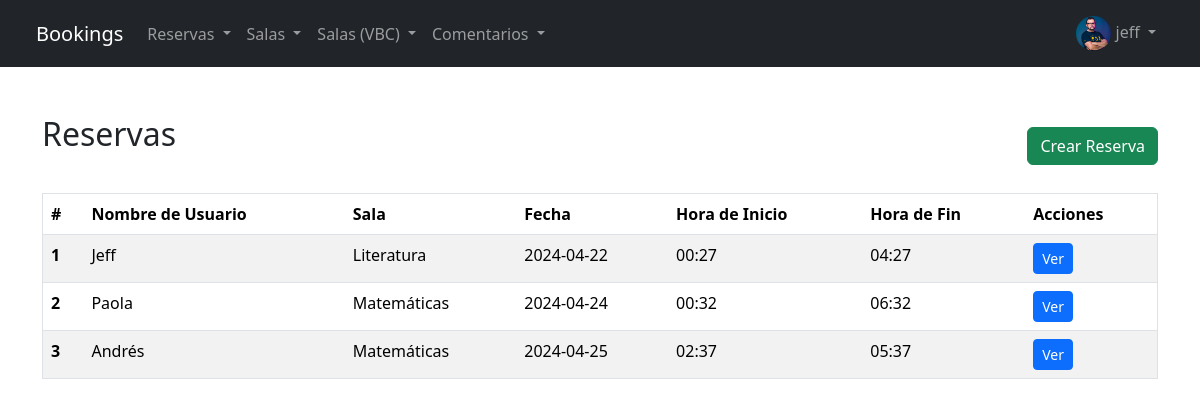
The app's page /bookings/bookings/list/ (signed in), older data.
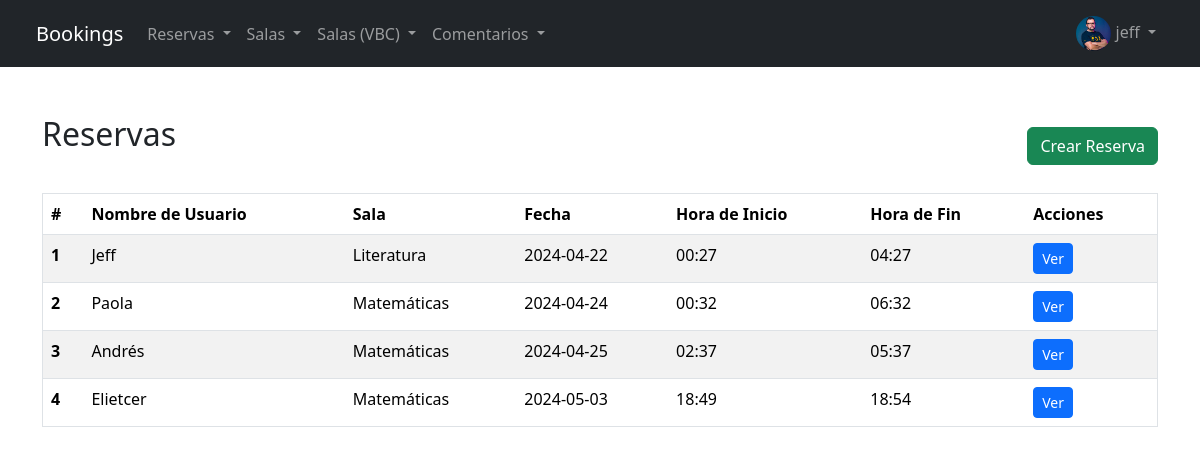
The same page, newer data.
### bookings/models.py (models this page shows, shortened)
class Avatar(models.Model):
    user = models.OneToOneField(User, on_delete=models.CASCADE, related_name='avatar')
    image = models.ImageField(upload_to='avatars/')

class Reserva(models.Model):
    nombre_de_usuario = models.CharField(max_length=50)
    sala = models.ForeignKey(Sala, on_delete=models.CASCADE, related_name='reservas')
    fecha = models.DateField(default=timezone.now)
    hora_inicio = models.TimeField(default=timezone.now)
    hora_fin = models.TimeField(default=timezone.now)
    descripcion = models.TextField(blank=True, null=True)

class Sala(models.Model):
    nombre = models.CharField(max_length=100)
    disponible = models.BooleanField(default=True)
    capacidad = models.IntegerField()
    descripcion = models.TextField(blank=True, null=True)
    def __str__(self):
        return f"{self.nombre}"

### bookings/views.py (the view)
# urls.py: path("bookings/list/", list_view_bookings, name="booking_list"),
@login_required
def list_view_bookings(request):
    reservas = Reserva.objects.all()
    contexto_dict = {'todas_las_reservas': reservas}
    return render(request, "bookings/list.html", contexto_dict)

### bookings/templates/bookings/list.html (shortened to what this page needs)
{% extends 'bookings/base.html' %}
{% block content %}
<section class="py-5">
    <div class="container">
        <div class="d-flex justify-content-between align-items-center mb-3">
            <h2 class="mb-4">Reservas</h2>
            <a href="{% url 'bookings_create' %}" class="btn btn-success">Crear Reserva</a>
        </div>
        <table class="table table-striped border">
            <thead class="bg-dark text-white">
                <tr>
                    <th scope="col">#</th>
                    <th scope="col">Nombre de Usuario</th>
                    <th scope="col">Sala</th>
                    <th scope="col">Fecha</th>
                    <th scope="col">Hora de Inicio</th>
                    <th scope="col">Hora de Fin</th>
                    <th scope="col">Acciones</th>
                </tr>
            </thead>
            <tbody>
                {% for reserva in todas_las_reservas %}
                <tr>
                    <th scope="row">{{ forloop.counter }}</th>
                    <td>{{ reserva.nombre_de_usuario }}</td>
                    <td>{{ reserva.sala }}</td>
                    <td>{{ reserva.fecha | date:"Y-m-d" }}</td>
                    <td>{{ reserva.hora_inicio | date:"H:i" }}</td>
                    <td>{{ reserva.hora_fin | date:"H:i" }}</td>
                    <td>
                        <a href="/bookings/bookings/detail/{{ reserva.id }}" class="btn btn-primary btn-sm">Ver</a>
                    </td>
                </tr>
                {% empty %}
                <tr>
                    <td colspan="7">No hay Reservas disponibles.</td>
                </tr>
                {% endfor %}
            </tbody>
        </table>
    </div>
</section>
{% endblock %}

### bookings/templates/bookings/base.html (shortened to what this page needs)
{% load static %}
<!DOCTYPE html>
<html lang="es">
<head>
    <link rel="stylesheet" href="{% static 'bookings/css/bootstrap.min.css' %}">
    <link rel="stylesheet" href="https://cdn.jsdelivr.net/npm/bootstrap-icons@1.11.3/font/bootstrap-icons.min.css">
</head>
<body>
    <nav class="navbar navbar-expand-lg navbar-dark bg-dark border-body px-4">
        <div class="container-fluid">
            <a class="navbar-brand" href="/bookings">Bookings</a>
            <div class="collapse navbar-collapse" id="navbarNav">
                {% if user.is_authenticated %}
                <ul class="navbar-nav">
                    <li class="nav-item dropdown">
                        <a class="nav-link dropdown-toggle" href="#" role="button" data-bs-toggle="dropdown" aria-expanded="false">
                            Reservas
                        </a>
                    </li>
                    <li class="nav-item dropdown">
                        <a class="nav-link dropdown-toggle" href="#" role="button" data-bs-toggle="dropdown" aria-expanded="false">
                            Salas
                        </a>
                    </li>
                    <li class="nav-item dropdown">
                        <a class="nav-link dropdown-toggle" href="#" role="button" data-bs-toggle="dropdown" aria-expanded="false">
                            Salas (VBC)
                        </a>
                    </li>
                    <li class="nav-item dropdown">
                        <a class="nav-link dropdown-toggle" href="#" role="button" data-bs-toggle="dropdown" aria-expanded="false">
                            Comentarios
                        </a>
                    </li>
                </ul>
                {% endif %}
                <ul class="navbar-nav ms-auto">
                    {% if user.is_authenticated %}
                    <li class="nav-item dropdown">
                        <a class="nav-link dropdown-toggle" href="#" role="button" data-bs-toggle="dropdown" aria-expanded="false">
                            {% if user.avatar.image %}
                                <img src="{{ user.avatar.image.url }}" alt="Avatar" class="rounded-circle" style="height: 35px; width: 35px;">
                            {% else %}
                                <i class="bi bi-person-circle"></i>
                            {% endif %}
                            {% if user.first_name %} {{ user.first_name }} {% else %} {{ user.username }} {% endif %}
                        </a>
                    </li>
                    {% endif %}
                </ul>
            </div>
        </div>
    </nav>
    <div class="container-fluid p-0">
        {% block content %}{% endblock content %}
    </div>
</body>
</html>

Row changes from the older to the newer data that the page shows:
added Reserva: nombre_de_usuario "Elietcer", sala "Matemáticas", fecha "2024-05-03", hora_inicio "18:49", hora_fin "18:54"
